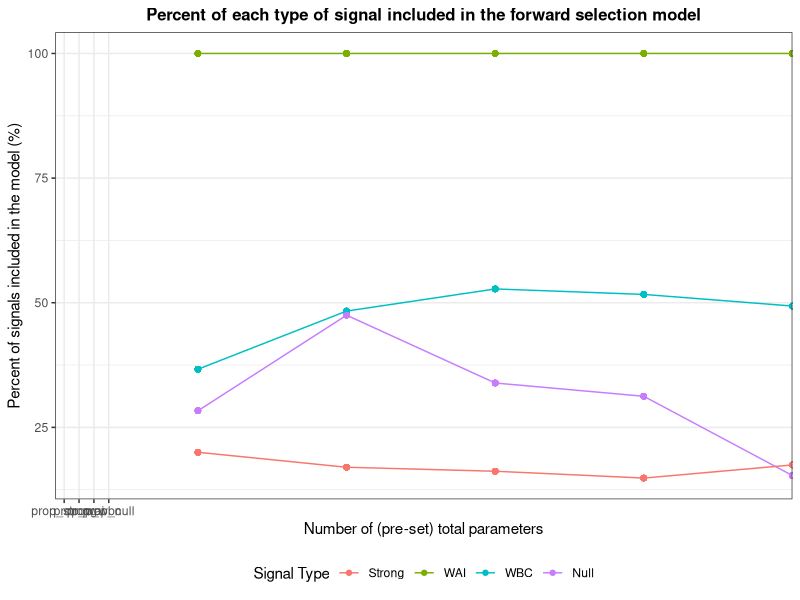
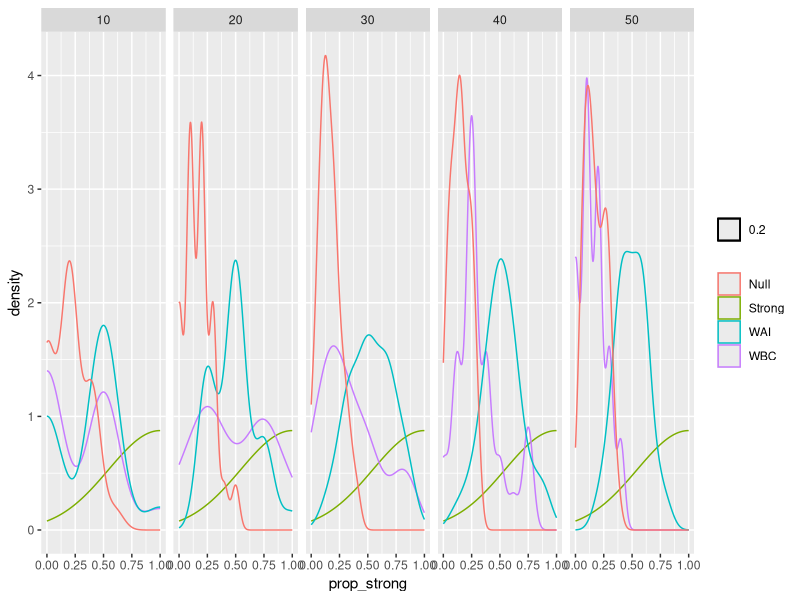

Recreate these plots in R, in order.
## ---- chunk 1
library(tidyverse)
library(MASS)
library(matrixcalc)
library(ggplot2)
## ---- chunk 2
sim_beta_strong = function(n_strong, coef_strong){
  rep(coef_strong, n_strong) + runif(n_strong, min = 0, max = coef_strong)
}


sim_data = function(n_parameter, n_sample, prop_strong = 0.1, prop_wbc = 0.2, prop_wai = 0.2, c = 1, cor = 0.30, coef_strong = 10) {
  
  # Numbers of four signals
  n_strong = as.integer(n_parameter * prop_strong) # strong
  n_wbc = as.integer(n_parameter * prop_wbc) # weak but correlated
  n_wai = as.integer(n_parameter * prop_wai) # weak and independent
  n_null = n_parameter - n_strong - n_wbc - n_wai # null
    
  if (n_null < 0) {
    return("Given parameters' proportions are not valid.")
  }
  
  bound = c * sqrt(log(n_parameter) / n_sample) # threshold of weak/strong, the default is 0.14
  if (coef_strong < bound) {
    coef_strong = coef_strong + 2 * bound
  }
  
  cor_matrix = diag(n_parameter)
  # wbc covariates are correlated to the first strong covariate
  cor_matrix[1, (n_strong + n_wai + 1):(n_strong + n_wai + n_wbc)] = cor
  cor_matrix[(n_strong + n_wai + 1):(n_strong + n_wai + n_wbc), 1] = cor
  
  if (!is.positive.definite(cor_matrix)) {
    return("The correlation matrix is not valid.")
  }
  
  # simulate the data from multivariate normal
  X = mvrnorm(n = n_sample, mu = rep(0, n_parameter), Sigma = cor_matrix) # var = 1, correlation = covariance
  
  beta = c(
    sim_beta_strong(n_strong, coef_strong),
    runif(min = bound/2, max = bound, n = n_wai), 
    runif(min = bound/2, max = bound, n = n_wbc),
    rep(0, n_null) 
  )
  
  Y = 1 + X %*% beta + rnorm(n_sample)
  data = as_tibble(data.frame(cbind(X, Y)))
  
  # Name the columns
  cols = c(
    str_c("strong", 1:n_strong, sep = "_"),
    str_c("wai", 1:n_wai, sep = "_"),
    str_c("wbc", 1:n_wbc, sep = "_"),
    str_c("null", 1:n_null, sep = "_"),
    "Y"
   )
   colnames(data) = cols
   data = data %>% 
     dplyr::select(Y, everything())
}

## ---- chunk 3
forward.aic.lm = function(df) {
  null.lm = lm(Y ~ 1, data = df)
  full.lm = lm(Y ~ ., data = df)
  aic.lm = step(object = null.lm,
             scope = list(lower = null.lm, 
                          upper = full.lm), 
             direction = "forward",
             trace = FALSE, 
             k = 2)
  aic.lm
}
## ---- chunk 4
predictors.analysis = function(model_coeff, n_parameter,
                               prop_strong = 0.1, prop_wbc = 0.2, prop_wai = 0.2) {
  
  n_strong = as.integer(n_parameter * prop_strong) # strong
  n_wbc = as.integer(n_parameter * prop_wbc) # weak but correlated
  n_wai = as.integer(n_parameter * prop_wai) # weak and independent
  n_null = n_parameter - n_strong - n_wbc - n_wai # number of null
  model_coeff = names(model_coeff)
  return(tibble(
    n_parameter_total = n_parameter,
    n_parameter_selected = length(model_coeff)-1,
    n_strong_selected = length(which(str_detect(model_coeff, "strong"))),
    n_wai_selected = length(which(str_detect(model_coeff, "wai"))),
    n_wbc_selected = length(which(str_detect(model_coeff, "wbc"))),
    n_null_selected =  n_parameter_selected - n_strong_selected - n_wai_selected - n_wbc_selected,
    prop_strong =  round(n_strong_selected/n_strong,2),
    prop_wai = round(n_wai_selected/n_wai,2),
    prop_wbc = round(n_wbc_selected/n_wbc,2),
    prop_null = round(n_null_selected/n_null,2)
  ))
}

## ---- chunk 5
#key parameters
forward_summary = NULL
n_parameter = c(10,20,30,40,50)
n_sim = 30
n_sample = 1000

for(i in n_parameter){
    for (j in 1:n_sim) {
      df = sim_data(n_parameter = i, n_sample = n_sample)
      
    # create the forward model
      forward_lm = forward.aic.lm(df)
      
    # calculate the percentages of coefficients missed
      forward_data = predictors.analysis(model_coeff = forward_lm$coefficients, 
                                         n_parameter = i)
      # Gather created models for diagnostics
      forward_summary = rbind(forward_summary, forward_data)
    }
}
forward_summary_final = forward_summary %>% 
  group_by(n_parameter_total) %>% 
  mutate(strong_prfm = mean(prop_strong),
         wai_prfm = mean(prop_wai),
         wbc_prfm = mean(prop_wbc), 
         null_prfm = mean(prop_null))
## ---- chunk 6
forward_summary_final %>% ggplot(aes(x = n_parameter_total))+
 geom_point(aes(y=strong_prfm*100, color="prop_strong")) +
 geom_point(aes(y=wai_prfm*100, color="prop_wai")) + 
 geom_point(aes(y=wbc_prfm*100, color="prop_wbc")) + 
 geom_point(aes(y=null_prfm*100, color="prop_null")) + 
  geom_line(aes(y=strong_prfm*100, color="prop_strong")) +
  geom_line(aes(y=wai_prfm*100, color="prop_wai")) + 
  geom_line(aes(y=wbc_prfm*100, color="prop_wbc")) + 
  geom_line(aes(y=null_prfm*100, color="prop_null")) + 
 labs(title = "Percent of each type of signal included in the forward selection model",
       y = "Percent of signals included in the model (%)",
       x = "Number of (pre-set) total parameters") +  
  theme_bw() + 
  theme(plot.title = 
          element_text(hjust = 0.5, 
                       size=12, 
                       face='bold'), 
          legend.position = "bottom") +
  scale_x_discrete(limits=c("prop_strong", "prop_wai", "prop_wbc", "prop_null")) + 
  scale_color_discrete(name = "Signal Type", labels = c("Strong", "WAI", "WBC", "Null")) 

#represent the same type of info using different visualization (but does not require taking mean)
forward_summary_final %>% ggplot(aes()) +
geom_density(aes(x = prop_strong, color = "Strong", alpha = 0.20)) +
geom_density(aes(x = prop_wbc, color = "WBC", alpha = 0.20)) + 
geom_density(aes(x=prop_wai, color = "WAI", alpha=0.20)) +
geom_density(aes(x=prop_null, color = "Null", alpha=0.20)) +
  facet_grid(~n_parameter_total) +
    theme(legend.title=element_blank())
